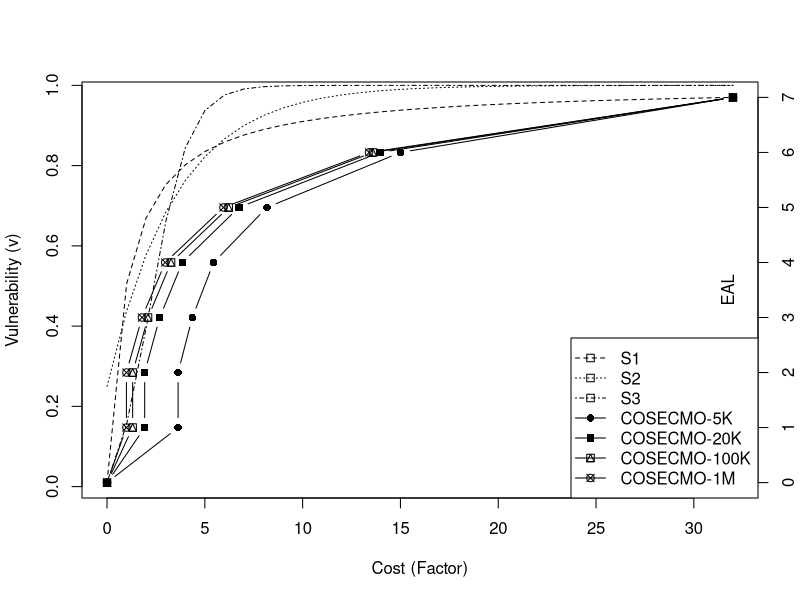

Write R code to recreate this figure.
# Costs from GAO Report
# EAL					1		2		3			4			5			6			7
# Effort Relative		N/A		1		1.2-3.0		1.7-4.0		N/A			N/A			N/A
# COSECMO				1		1		1.2-1.8		1.5-3.0		2.25-6.0	4.13-13.5	8.8-32.25

COSECMO_High = c(0,1,1,1.8,3.0,6.0,13.5,32.25)
COSECMO_Low = c(0,1,1,1.2,1.5,2.25,4.13,8.81)

COSECMO_5KLOC = c(0,1,1,1.2,1.5,2.25,4.13,8.81)
COSECMO_20KLOC = c(0,1,1,1.4,2.0,3.5,7.25,16.63)
COSECMO_100KLOC = c(0,1,1,1.6,2.5,4.75,10.38,24.44)
COSECMO_1MLOC = c(0,1,1,1.8,3.0,6.0,13.5,32.25)

rng = seq(0,32.25)
eal = seq(0,7)
vul = seq(0,1)

S1_resid <- function( z=1, v=1, alpha=1, beta=1 ){
	return( 1 - (v/((alpha*z) + 1)^beta) )
}

S2_resid <- function( z=1, v=1, alpha ){
	return( 1 - (v^( alpha * z + 1 )) )
}
S3_resid <- function( z=1, v=1, phi=1, gamma=1 ){
	return( 1 - (v / (1 + ( gamma * (exp(phi*z) - 1) ) ) ) )
}

s1_vals = S1_resid(rng, 0.99, 1, 1)  #0.4, 1
s2_vals = S2_resid(rng, 0.75, 1)
s3_vals = S3_resid(rng, 0.99, 1, 0.1) 


plot(rng, s1_vals, type="l", xlab="Cost (Factor)", ylab="Vulnerability (v)", lty=2)
lines(rng, s2_vals, type="l", lty=3)
lines(rng, s3_vals, type="l", lty=4)
par(new = T)
plot(COSECMO_5KLOC, eal, type="b", pch=16, axes=F, xlab=NA, ylab=NA, lty=1 )
par(new = T)
plot(COSECMO_20KLOC, eal, type="b", pch=15, axes=F, xlab=NA, ylab=NA, lty=1 )
par(new = T)
plot(COSECMO_100KLOC, eal, type="b", pch=14, axes=F, xlab=NA, ylab=NA, lty=1 )
par(new = T)
plot(COSECMO_1MLOC, eal, type="b", pch=13, axes=F, xlab=NA, ylab=NA, lty=1 )
axis(side = 4)
mtext(side = 4, line=-2, "EAL")

legend("bottomright",
       c("S1","S2","S3","COSECMO-5K","COSECMO-20K","COSECMO-100K","COSECMO-1M"), 
       lty=c(2,3,4,1,1,1,1),
       pch=c(0,0,0,16,15,14,13))
       
       
       
